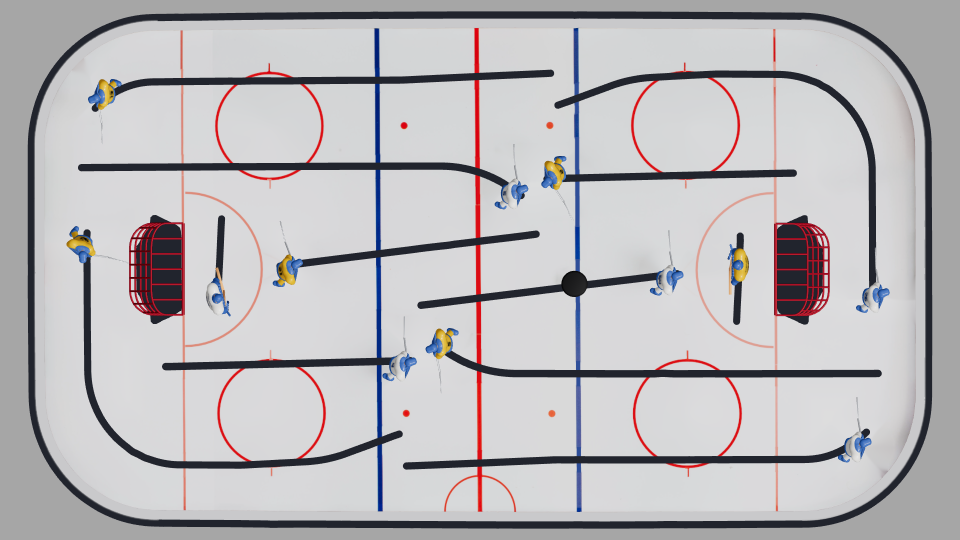
#> input picture validation/19/19-overhead.png, 1920 x 1080 px, found by its file name (shown at 1/2 size)
$ python -i review-sheet.py   (imports and definitions only)
#> lines starting #> are read from the running program, lines starting #| are printed output that depends on the picture
"""Iteration 20: one static review sheet (validation/20-review-sheet.png).

    python3 scripts/review-sheet.py        (needs Pillow + numpy)
Row 1 overhead - MATCHED orthographic projection (same world window): reference photo | Blender Cycles |
Remotion/Three. Row 2 side and oblique - projection NOT matched (reference camera poses unknown):
qualitative only. Row 3 blade/puck close-up (no reference exists: provisional geometry) + findings text.
"""
import json
from pathlib import Path

import numpy as np
from PIL import Image, ImageDraw, ImageFont

REPO = Path(__file__).resolve().parents[1]
Image.MAX_IMAGE_PIXELS = None
# [1 line that did not run here, left out]
# [1 line that did not run here, left out]
# [1 line that did not run here, left out]
# [1 line that did not run here, left out]
# [1 line that did not run here, left out]
win_w, win_h = 931.2, 931.2 * 1080 / 1920
# [1 line that did not run here, left out]
# [1 line that did not run here, left out]
# [1 line not run here, left out]

PW, PH = 960, 540
def tile(path_or_img, box=None):
#> called with path_or_img = '../validation/19/19-overhead.png'
    im = path_or_img if isinstance(path_or_img, Image.Image) else Image.open(REPO / path_or_img).convert("RGB")
#> im is the input picture: PIL image 1920x1080 RGB; mean R, G, B 186.5, 184, 186.7
    if box:
        im = im.crop(box)
    return im.resize((PW, PH))
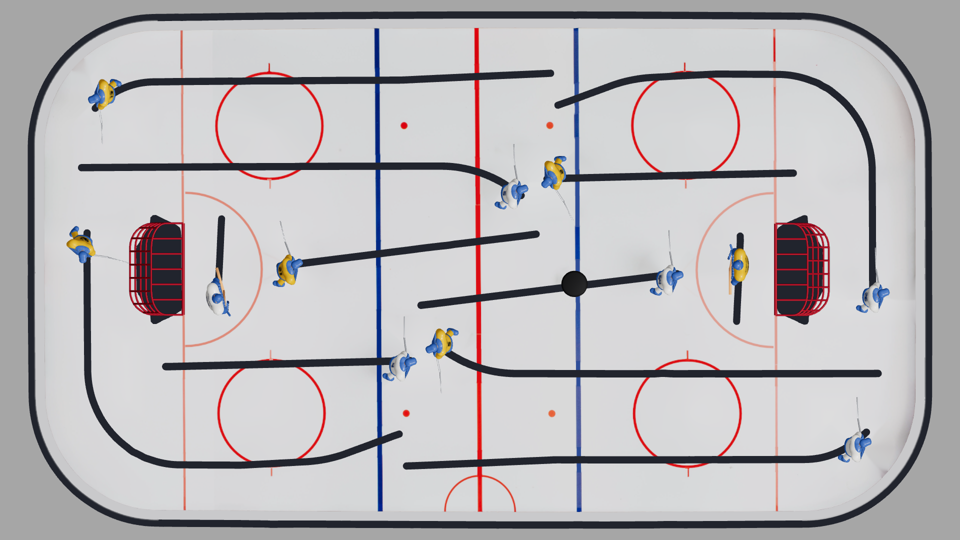
#> returned value: PIL image 960x540 RGB; mean R, G, B 186.5, 184.1, 186.7

try:
    font = ImageFont.truetype("DejaVuSans.ttf", 22)
    small = ImageFont.truetype("DejaVuSans.ttf", 18)
except OSError:
    font = small = ImageFont.load_default()

# [11 lines that did not run here, left out]
# [10 lines that did not run here, left out]
W = 3 * PW + 40
# [1 line that did not run here, left out]
# [1 line that did not run here, left out]
# [1 line that did not run here, left out]
# [5 lines not run here, left out]
y0 = 10 + 3 * (PH + 40) + 10
# [4 lines not run here, left out]

>>> result = tile('../validation/19/19-overhead.png')

$ run again, on validation/19/19-checks.png
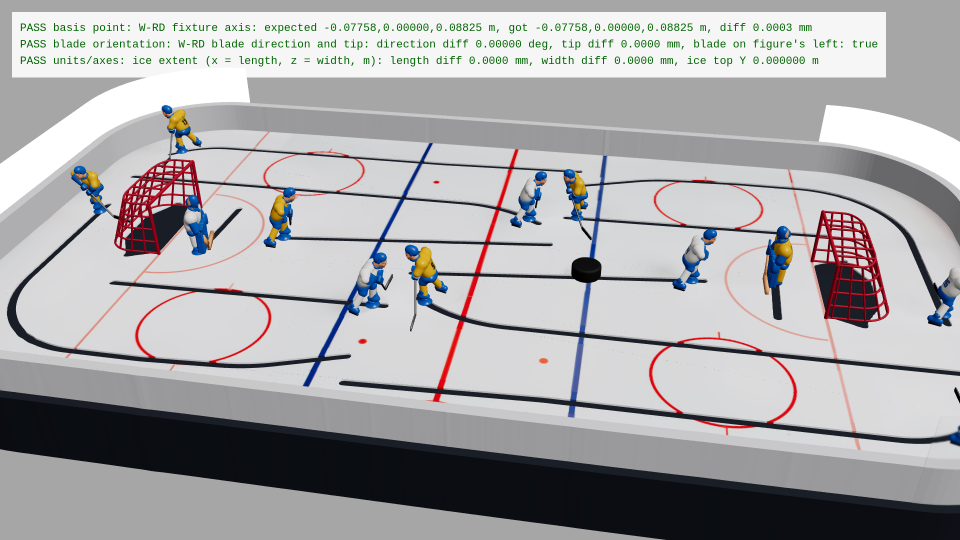
#> input picture validation/19/19-checks.png, 1920 x 1080 px, found by its file name (shown at 1/2 size)
#> in tile, im is the input picture: PIL image 1920x1080 RGB; mean R, G, B 168.8, 167.9, 169.5
#> in tile, `return im.resize((PW, PH))`:
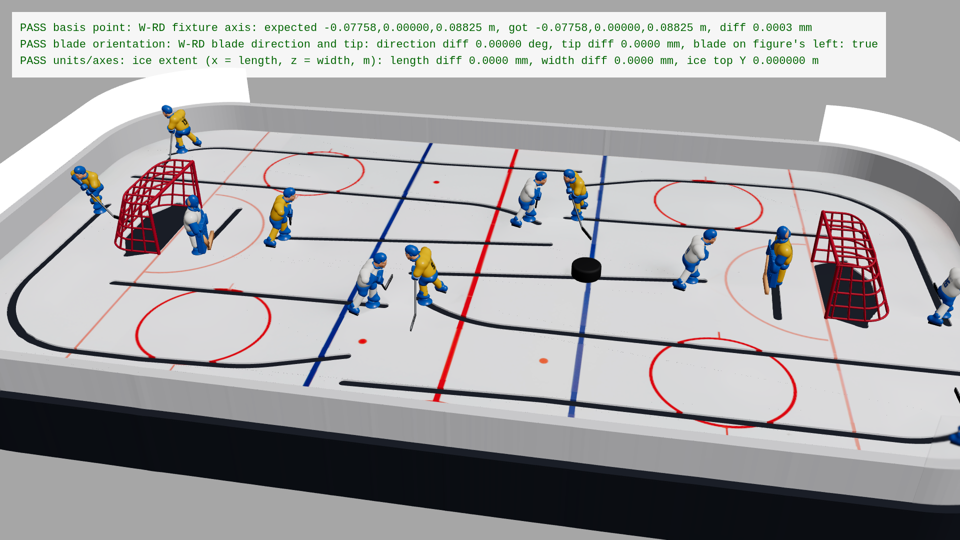
#> returned value: PIL image 960x540 RGB; mean R, G, B 168.9, 167.9, 169.5
